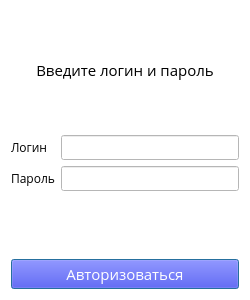
<?xml version="1.0" encoding="UTF-8"?>
<ui version="4.0">
 <class>Login</class>
 <widget class="QDialog" name="Login">
  <property name="geometry">
   <rect>
    <x>0</x>
    <y>0</y>
    <width>250</width>
    <height>300</height>
   </rect>
  </property>
  <property name="windowTitle">
   <string>Log in</string>
  </property>
  <property name="styleSheet">
   <string notr="true">background-color: rgb(255, 255, 255);</string>
  </property>
  <layout class="QVBoxLayout" name="verticalLayout">
   <item>
    <widget class="QLabel" name="label_3">
     <property name="sizePolicy">
      <sizepolicy hsizetype="Preferred" vsizetype="Minimum">
       <horstretch>0</horstretch>
       <verstretch>0</verstretch>
      </sizepolicy>
     </property>
     <property name="font">
      <font>
       <family>Open Sans</family>
       <pointsize>11</pointsize>
      </font>
     </property>
     <property name="text">
      <string>&lt;html&gt;&lt;head/&gt;&lt;body&gt;&lt;p align=&quot;center&quot;&gt;&lt;span style=&quot; font-size:11pt;&quot;&gt;Введите логин и пароль&lt;/span&gt;&lt;/p&gt;&lt;/body&gt;&lt;/html&gt;</string>
     </property>
     <property name="alignment">
      <set>Qt::AlignCenter</set>
     </property>
    </widget>
   </item>
   <item>
    <layout class="QFormLayout" name="formLayout">
     <property name="sizeConstraint">
      <enum>QLayout::SetDefaultConstraint</enum>
     </property>
     <property name="fieldGrowthPolicy">
      <enum>QFormLayout::AllNonFixedFieldsGrow</enum>
     </property>
     <property name="rowWrapPolicy">
      <enum>QFormLayout::DontWrapRows</enum>
     </property>
     <property name="verticalSpacing">
      <number>6</number>
     </property>
     <item row="0" column="0">
      <widget class="QLabel" name="label">
       <property name="font">
        <font>
         <family>Open Sans</family>
         <pointsize>9</pointsize>
        </font>
       </property>
       <property name="text">
        <string>Логин</string>
       </property>
       <property name="alignment">
        <set>Qt::AlignCenter</set>
       </property>
      </widget>
     </item>
     <item row="1" column="0">
      <widget class="QLabel" name="label_2">
       <property name="font">
        <font>
         <family>Open Sans</family>
         <pointsize>9</pointsize>
        </font>
       </property>
       <property name="text">
        <string>Пароль</string>
       </property>
       <property name="alignment">
        <set>Qt::AlignCenter</set>
       </property>
      </widget>
     </item>
     <item row="0" column="1">
      <widget class="QLineEdit" name="lineEdit">
       <property name="font">
        <font>
         <family>Open Sans</family>
         <pointsize>9</pointsize>
        </font>
       </property>
      </widget>
     </item>
     <item row="1" column="1">
      <widget class="QLineEdit" name="lineEdit_2">
       <property name="font">
        <font>
         <family>Open Sans</family>
         <pointsize>9</pointsize>
        </font>
       </property>
       <property name="echoMode">
        <enum>QLineEdit::Password</enum>
       </property>
      </widget>
     </item>
    </layout>
   </item>
   <item>
    <widget class="QPushButton" name="pushButton">
     <property name="sizePolicy">
      <sizepolicy hsizetype="Minimum" vsizetype="Fixed">
       <horstretch>0</horstretch>
       <verstretch>0</verstretch>
      </sizepolicy>
     </property>
     <property name="font">
      <font>
       <family>Open Sans</family>
       <pointsize>11</pointsize>
      </font>
     </property>
     <property name="styleSheet">
      <string notr="true">background-color: rgb(48, 48, 222);
color: rgb(255, 255, 255);</string>
     </property>
     <property name="text">
      <string>Авторизоваться</string>
     </property>
    </widget>
   </item>
  </layout>
 </widget>
 <resources/>
 <connections/>
</ui>
